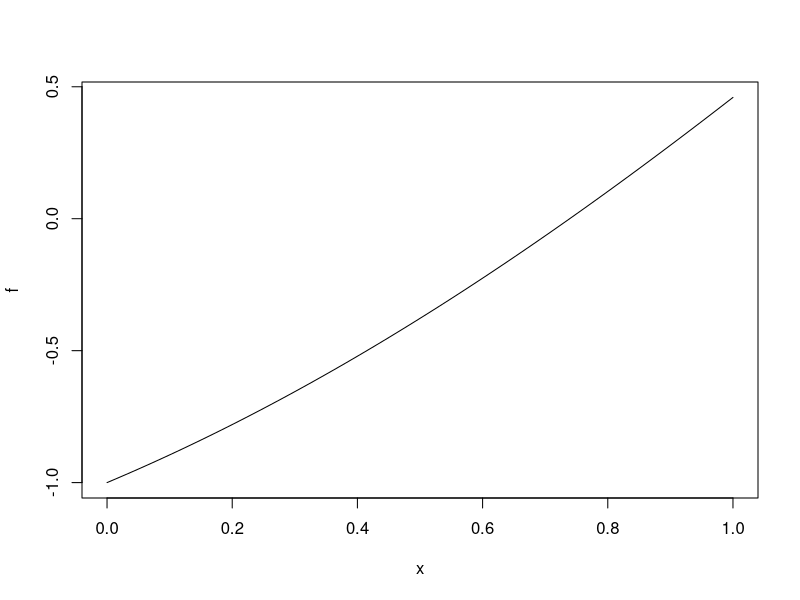

The R script that drew this image:
secante = function(f, x0, x1, tol, maxiter = 100){ 
f0 = f(x0)
f1 = f(x1)
k=0
while (abs(x1 - x0) > tol && k <= maxiter ) { 
k = k+1
pendiente = (f1 - f0)/(x1 - x0)
if (pendiente == 0) return( cero = NA, f.cero = NA, iter = k, ErrorEst = NA) 
x2 = x1 - f1/pendiente
f2 = f(x2)
x0 = x1; f0 = f1
x1 = x2; f1 = f2
# Imprimir iteraciones
cat(x1, x2, abs(x1-x0), "\n")
}
if (k > maxiter) {
  warning("No se alcanzó el número de iteraciones")
}
#return(list(cero=x2, f.cero=f2, iter=k, ErrorEst =abs(x2-x1)))
}
##--- Pruebas
f =  function(x) x-cos(x)
plot(f,0, 1)
secante(f, 0, 2, 1e-15, 10)
